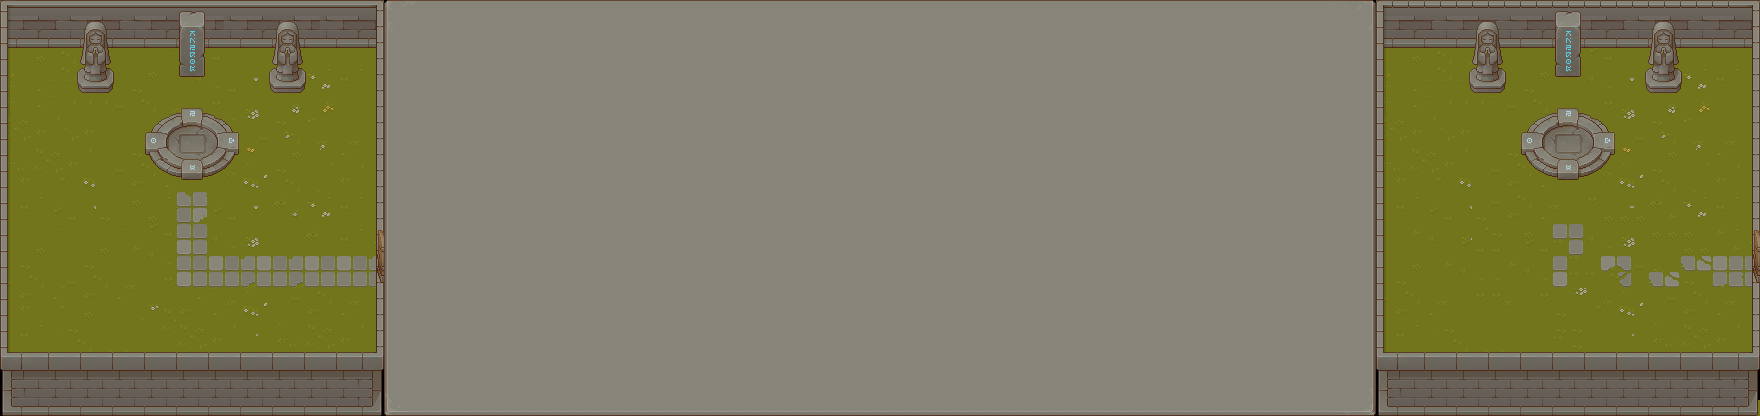

This is a level from a 2D game, rendered from its Tiled map with the project's own tilesets. A one-line summary and the map file follow, with tile-layer data summarised:
An orthogonal 110x26 tile map with 16x16 px tiles, 7 tile layers (Ground, Walls, WallsPlus, Door, ...), 5 tilesets and 16 objects.

<map version="1.10" tiledversion="1.11.0" orientation="orthogonal" renderorder="right-down" width="110" height="26" tilewidth="16" tileheight="16" infinite="0" nextlayerid="9" nextobjectid="18">
 <tileset firstgid="1" source="Teleporter.tsx" />
 <tileset firstgid="109" source="TXProps.tsx" />
 <tileset firstgid="1203" source="Walls.tsx" />
 <tileset firstgid="2227" source="TXTilesetGrass.tsx" />
 <tileset firstgid="2483" source="StoneGround.tsx" />
 <layer id="1" name="Ground" width="110" height="26">
  <data>[2860 cells, 984 non-empty, 131 distinct tile ids]</data>
 </layer>
 <layer id="2" name="Walls" width="110" height="26">
  <data>[2860 cells, 2024 non-empty, 60 distinct tile ids]</data>
 </layer>
 <layer id="3" name="WallsPlus" width="110" height="26">
  <data>[2860 cells, 62 non-empty, 14 distinct tile ids]</data>
 </layer>
 <layer id="4" name="Door" width="110" height="26">
  <data>[2860 cells, 8 non-empty, 4 distinct tile ids]</data>
 </layer>
 <layer id="5" name="Teleporter" width="110" height="26">
  <data>[2860 cells, 72 non-empty, 36 distinct tile ids]</data>
 </layer>
 <layer id="6" name="Deco" width="110" height="26">
  <data>[2860 cells, 100 non-empty, 30 distinct tile ids]</data>
 </layer>
 <layer id="7" name="DecoPlus" width="110" height="26">
  <data>[2860 cells, 16 non-empty, 8 distinct tile ids]</data>
 </layer>
 <objectgroup id="8" name="WallsCol">
  <object id="1" x="0" y="0" width="16" height="416" />
  <object id="2" x="16" y="368" width="352" height="48" />
  <object id="3" x="368" y="0" width="16" height="416" />
  <object id="4" x="16" y="0" width="352" height="48" />
  <object id="5" x="80" y="48" width="32" height="48" />
  <object id="7" x="272" y="48" width="32" height="48" />
  <object id="8" x="176" y="48" width="32" height="32" />
  <object id="9" x="144" y="112" width="96" height="64" />
  <object id="10" x="1376" y="0" width="16" height="416" />
  <object id="11" x="1392" y="352" width="352" height="64" />
  <object id="12" x="1744" y="0" width="16" height="416" />
  <object id="13" x="1392" y="0" width="352" height="48" />
  <object id="14" x="1472" y="48" width="32" height="48" />
  <object id="15" x="1552" y="48" width="32" height="32" />
  <object id="16" x="1648" y="48" width="32" height="48" />
  <object id="17" x="1520" y="112" width="96" height="64" />
 </objectgroup>
</map>
